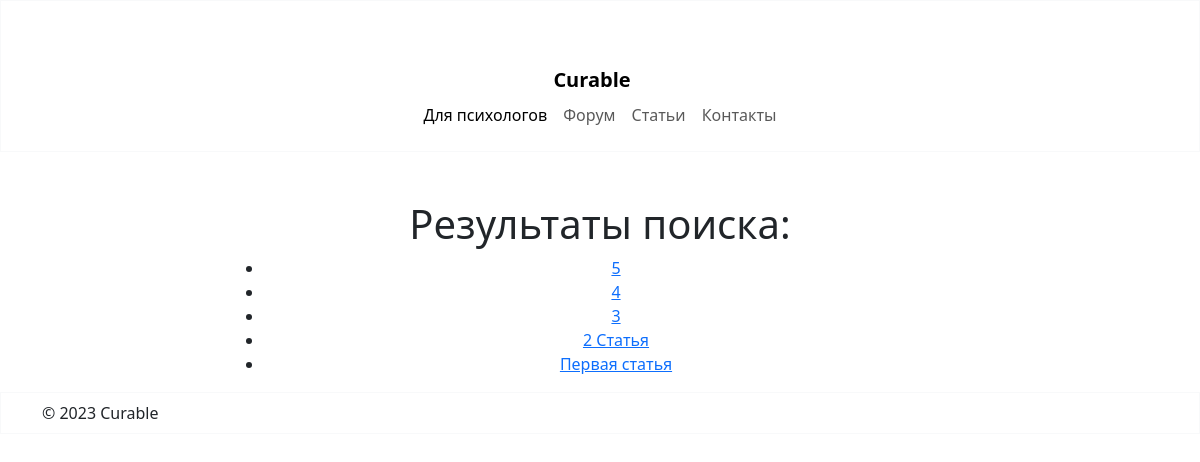
The app's page /articles/search/, older data.
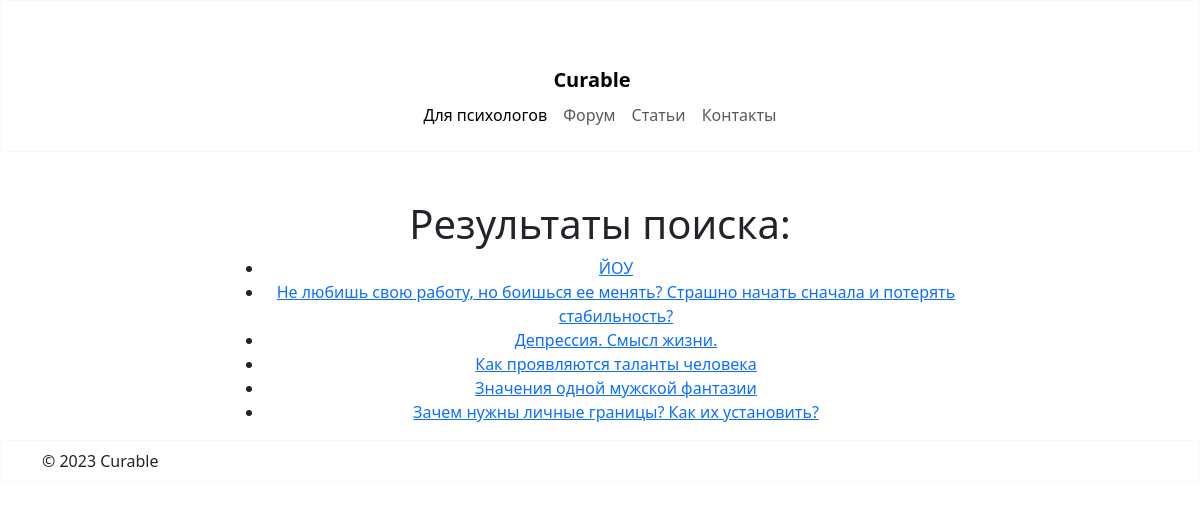
The same page, newer data.
### articles/models.py (models this page shows, shortened)
class Article(models.Model):
    title = models.CharField(max_length=200)  # Максимальная длина заголовка статьи
    content = models.TextField()  # Текст статьи
    pub_date = models.DateTimeField('date published')  # Дата публикации статьи
    author = models.ForeignKey(User, on_delete=models.CASCADE)  # Связь с моделью пользователя Django
    class Meta:
        ordering = ['-pub_date']  # Сортировка статей по убыванию даты публикации

### articles/views.py (the view)
# urls.py: path('search/', ArticleSearchView.as_view(), name='article_search'),
class ArticleSearchView(ListView):
    model = Article
    template_name = 'articles/article_search.html'
    context_object_name = 'results'
    def get_queryset(self):
        query = self.request.GET.get('query')
        if query:
            return Article.objects.filter(title__icontains=query)
        else:
            return Article.objects.all()

### templates/articles/article_search.html (shortened to what this page needs)
{% extends "base.html" %}
{% block content %}
<body>
    <h1>Результаты поиска:</h1>
    <ul>
        {% for article in results %}
            <li><a href="{% url 'articles:article_detail' article.pk %}">{{ article.title }}</a></li>
        {% empty %}
            <li>Ничего не найдено.</li>
        {% endfor %}
    </ul>
</body>
{% endblock %}

Row changes from the older to the newer data that the page shows:
added Article: title "ЙОУ"
changed Article: title "5" → "Не любишь свою работу, но боишься ее менять? Страшно начать сначала и потерять стабильность?"
changed Article: title "4" → "Депрессия. Смысл жизни."
changed Article: title "3" → "Как проявляются таланты человека"
changed Article: title "2 Cтатья" → "Значения одной мужской фантазии"
changed Article: title "Первая статья" → "Зачем нужны личные границы? Как их установить?"
